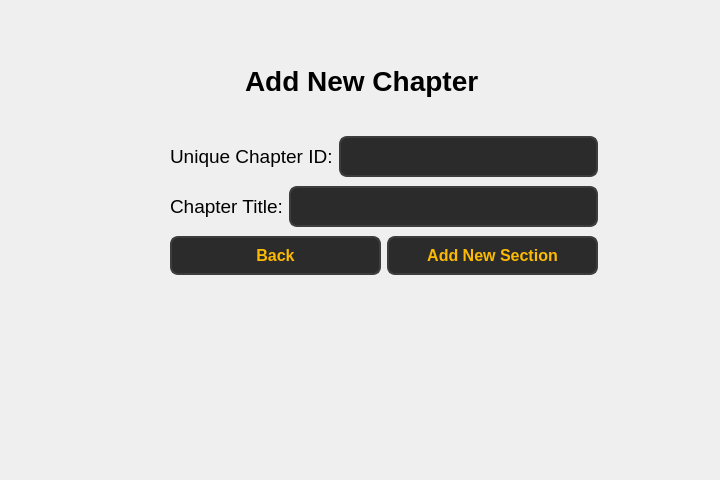
<?xml version="1.0" encoding="UTF-8"?>
<ui version="4.0">
 <class>Form</class>
 <widget class="QWidget" name="Form">
  <property name="geometry">
   <rect>
    <x>0</x>
    <y>0</y>
    <width>720</width>
    <height>480</height>
   </rect>
  </property>
  <property name="windowTitle">
   <string>Form</string>
  </property>
  <widget class="QLabel" name="label">
   <property name="geometry">
    <rect>
     <x>245</x>
     <y>60</y>
     <width>241</width>
     <height>41</height>
    </rect>
   </property>
   <property name="font">
    <font>
     <pointsize>21</pointsize>
     <bold>true</bold>
    </font>
   </property>
   <property name="text">
    <string>Add New Chapter</string>
   </property>
  </widget>
  <widget class="QWidget" name="layoutWidget">
   <property name="geometry">
    <rect>
     <x>170</x>
     <y>133</y>
     <width>428</width>
     <height>148</height>
    </rect>
   </property>
   <layout class="QVBoxLayout" name="verticalLayout">
    <item>
     <layout class="QHBoxLayout" name="horizontalLayout">
      <item>
       <widget class="QLabel" name="label_4">
        <property name="font">
         <font>
          <pointsize>14</pointsize>
         </font>
        </property>
        <property name="text">
         <string>Unique Chapter ID:</string>
        </property>
       </widget>
      </item>
      <item>
       <widget class="QLineEdit" name="lineEdit_3">
        <property name="styleSheet">
         <string notr="true">QLineEdit {
        background-color: #2b2b2b;  /* Dark background */
        color: #fcba03;  /* Text color */
        border: 2px solid #3d3d3d;  /* Border color */
        border-radius: 8px;  /* Rounded corners */
        padding: 8px;  /* Padding inside the input field */
        font-size: 16px;  /* Font size */
        font-weight: bold;  /* Bold font */
    }

    QLineEdit:hover {
        background-color: #3d3d3d;  /* Background when hovered */
        border: 2px solid #fcba03;  /* Border color when hovered */
    }

    QLineEdit:focus {
        background-color: #1a1a1a;  /* Background when focused */
        border: 2px solid #fcba03;  /* Border color when focused */
        color: #ffffff;  /* Text color when focused */
    }</string>
        </property>
       </widget>
      </item>
     </layout>
    </item>
    <item>
     <layout class="QHBoxLayout" name="horizontalLayout_2">
      <item>
       <widget class="QLabel" name="label_5">
        <property name="font">
         <font>
          <pointsize>14</pointsize>
         </font>
        </property>
        <property name="text">
         <string>Chapter Title:</string>
        </property>
       </widget>
      </item>
      <item>
       <widget class="QLineEdit" name="lineEdit_4">
        <property name="styleSheet">
         <string notr="true">QLineEdit {
        background-color: #2b2b2b;  /* Dark background */
        color: #fcba03;  /* Text color */
        border: 2px solid #3d3d3d;  /* Border color */
        border-radius: 8px;  /* Rounded corners */
        padding: 8px;  /* Padding inside the input field */
        font-size: 16px;  /* Font size */
        font-weight: bold;  /* Bold font */
    }

    QLineEdit:hover {
        background-color: #3d3d3d;  /* Background when hovered */
        border: 2px solid #fcba03;  /* Border color when hovered */
    }

    QLineEdit:focus {
        background-color: #1a1a1a;  /* Background when focused */
        border: 2px solid #fcba03;  /* Border color when focused */
        color: #ffffff;  /* Text color when focused */
    }</string>
        </property>
       </widget>
      </item>
     </layout>
    </item>
    <item>
     <layout class="QHBoxLayout" name="horizontalLayout_3">
      <item>
       <widget class="QPushButton" name="pushButton_back">
        <property name="styleSheet">
         <string notr="true">QPushButton {
        background-color: #2b2b2b;  
        color: #fcba03;              
        border: 2px solid #3d3d3d;      
        border-radius: 8px;          
        padding: 8px 16px;            
        font-size: 16px;            
        font-weight: bold;
    
    }

    QPushButton:hover {
        background-color: #fcba03;
		 color: #000000;
        border: 2px solid #5a5a5a;    
    }

    QPushButton:pressed {
        background-color: #1a1a1a;      
        border: 2px solid #2b2b2b;      
    }</string>
        </property>
        <property name="text">
         <string>Back</string>
        </property>
       </widget>
      </item>
      <item>
       <widget class="QPushButton" name="pushButton">
        <property name="styleSheet">
         <string notr="true">QPushButton {
        background-color: #2b2b2b;  
        color: #fcba03;              
        border: 2px solid #3d3d3d;      
        border-radius: 8px;          
        padding: 8px 16px;            
        font-size: 16px;            
        font-weight: bold;
    
    }

    QPushButton:hover {
        background-color: #fcba03;
		 color: #000000;
        border: 2px solid #5a5a5a;    
    }

    QPushButton:pressed {
        background-color: #1a1a1a;      
        border: 2px solid #2b2b2b;      
    }</string>
        </property>
        <property name="text">
         <string>Add New Section</string>
        </property>
       </widget>
      </item>
     </layout>
    </item>
   </layout>
  </widget>
 </widget>
 <resources/>
 <connections/>
</ui>
